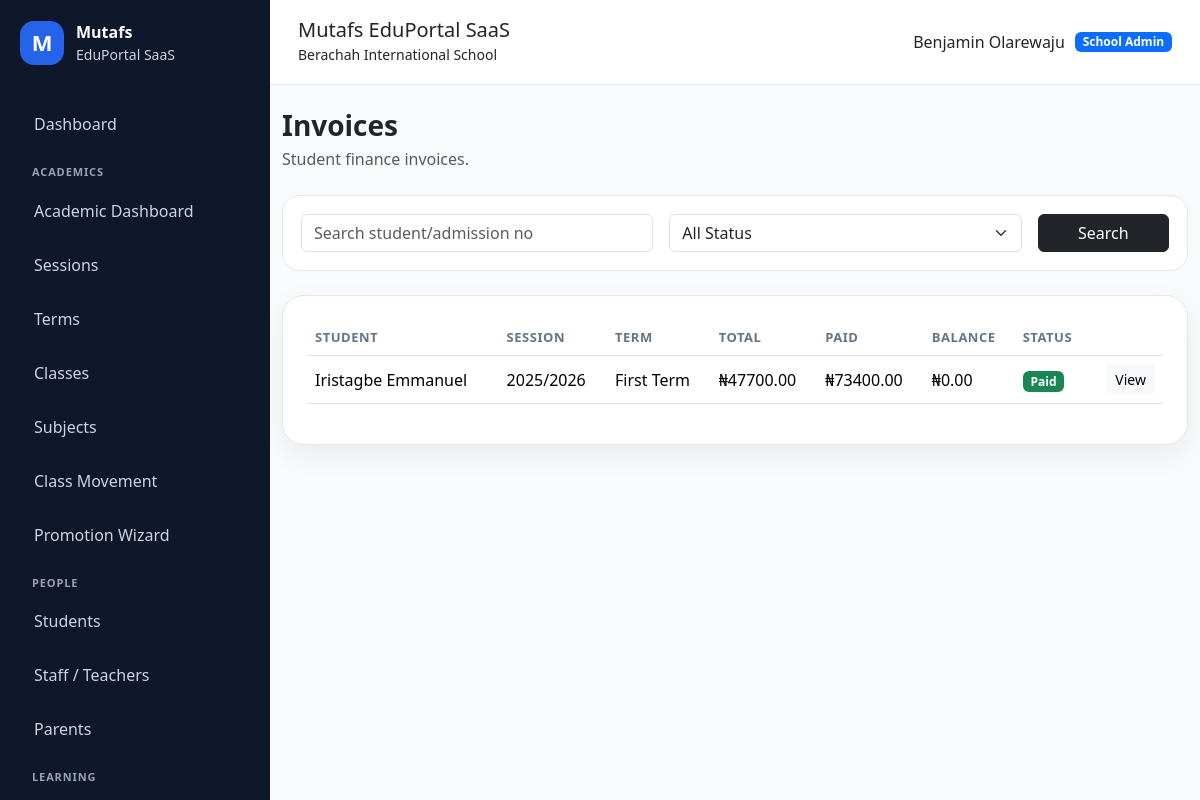
The page /finance/invoices/ (signed in) on the database its author committed.
### apps/schools/models.py (models this page shows, shortened)
class School(models.Model):
    class SubscriptionStatus(models.TextChoices):
        TRIAL = "TRIAL", "Trial"
        ACTIVE = "ACTIVE", "Active"
        EXPIRED = "EXPIRED", "Expired"
        SUSPENDED = "SUSPENDED", "Suspended"
    name = models.CharField(max_length=255)
    slug = models.SlugField(max_length=255, unique=True, db_index=True)
    portal_subpath = models.SlugField(
        max_length=255,
        unique=True,
        help_text="Public portal path, e.g. berachah-school",
    )
    code = models.CharField(max_length=50, unique=True, db_index=True)
    email = models.EmailField(blank=True)
    phone = models.CharField(max_length=30, blank=True)
    address = models.TextField(blank=True)
    logo = models.ImageField(upload_to="school_logos/", blank=True, null=True)
    result_stamp = models.ImageField(
        upload_to="school_stamps/",
        blank=True,
        null=True,
    )
    is_active = models.BooleanField(default=True)
    is_verified = models.BooleanField(default=False)
    subscription_status = models.CharField(
        max_length=20,
        choices=SubscriptionStatus.choices,
        default=SubscriptionStatus.TRIAL,
        db_index=True,
    )
    subscription_start_date = models.DateField(null=True, blank=True)
    subscription_end_date = models.DateField(null=True, blank=True)
    result_checker_enabled = models.BooleanField(default=True)
    cbt_enabled = models.BooleanField(default=True)
    finance_enabled = models.BooleanField(default=True)
    parent_portal_enabled = models.BooleanField(default=True)
    custom_domain = models.CharField(
        max_length=255,
        blank=True,
        db_index=True,
        help_text="Example: schoolname.com",
    )
    subdomain = models.SlugField(
        max_length=100,
        blank=True,
        db_index=True,
        help_text="Example: brightstar",
    )
    primary_color = models.CharField(
        max_length=20,
        default="#2563eb",
    )
    secondary_color = models.CharField(
        max_length=20,
        default="#0f172a",
    )
    accent_color = models.CharField(
        max_length=20,
        default="#22c55e",
    )
    maintenance_mode = models.BooleanField(default=False)
    maintenance_message = models.TextField(
        blank=True,
        default="This school portal is temporarily under maintenance.",
    )
    storage_limit_mb = models.PositiveIntegerField(default=500)
    allow_custom_branding = models.BooleanField(default=True)
    created_at = models.DateTimeField(auto_now_add=True)
    updated_at = models.DateTimeField(auto_now=True)
    class Meta:
        ordering = ["name"]
        indexes = [
            models.Index(fields=["slug"]),
            models.Index(fields=["portal_subpath"]),
            models.Index(fields=["subscription_status"]),
            models.Index(fields=["is_active"]),
        ]
    @property
    def is_subscription_expired(self):
        if not self.subscription_end_date:
            return False
        return timezone.localdate() > self.subscription_end_date

### apps/accounts/models.py (models this page shows, shortened)
class User(AbstractUser):
    class Role(models.TextChoices):
        SUPER_ADMIN = "SUPER_ADMIN", "Super Admin"
        SCHOOL_ADMIN = "SCHOOL_ADMIN", "School Admin"
        TEACHER = "TEACHER", "Teacher"
        STUDENT = "STUDENT", "Student"
        PARENT = "PARENT", "Parent/Guardian"
    email = models.EmailField(unique=True)
    role = models.CharField(
        max_length=30,
        choices=Role.choices,
        default=Role.STUDENT,
        db_index=True,
    )
    school = models.ForeignKey(
        "schools.School",
        on_delete=models.SET_NULL,
        null=True,
        blank=True,
        related_name="users",
    )
    phone = models.CharField(max_length=30, blank=True)
    profile_picture = models.ImageField(
        upload_to="profiles/",
        blank=True,
        null=True,
    )
    must_change_password = models.BooleanField(default=False)
    last_login_ip = models.GenericIPAddressField(null=True, blank=True)
    last_activity_at = models.DateTimeField(null=True, blank=True)
    failed_login_attempts = models.PositiveIntegerField(default=0)
    created_at = models.DateTimeField(auto_now_add=True)
    updated_at = models.DateTimeField(auto_now=True)
    REQUIRED_FIELDS = ["email"]
    class Meta:
        indexes = [
            models.Index(fields=["role"]),
            models.Index(fields=["school", "role"]),
            models.Index(fields=["email"]),
        ]
    @property
    def is_super_admin(self):
        return self.role == self.Role.SUPER_ADMIN
    @property
    def is_school_admin(self):
        return self.role == self.Role.SCHOOL_ADMIN
    @property
    def is_teacher(self):
        return self.role == self.Role.TEACHER
    @property
    def is_student(self):
        return self.role == self.Role.STUDENT
    @property
    def is_parent(self):
        return self.role == self.Role.PARENT

### apps/finance/models.py (models this page shows, shortened)
class StudentInvoice(models.Model):
    class Status(models.TextChoices):
        UNPAID = "UNPAID", "Unpaid"
        PARTIAL = "PARTIAL", "Partial"
        PAID = "PAID", "Paid"
    school = models.ForeignKey(
        "schools.School",
        on_delete=models.CASCADE,
        related_name="student_invoices",
    )
    student = models.ForeignKey(
        "students.StudentProfile",
        on_delete=models.CASCADE,
        related_name="invoices",
    )
    session = models.ForeignKey(
        "academics.AcademicSession",
        on_delete=models.CASCADE,
    )
    term = models.ForeignKey(
        "academics.AcademicTerm",
        on_delete=models.CASCADE,
    )
    generated_at = models.DateTimeField(auto_now_add=True)
    total_amount = models.DecimalField(
        max_digits=12,
        decimal_places=2,
        default=0,
    )
    amount_paid = models.DecimalField(
        max_digits=12,
        decimal_places=2,
        default=0,
    )
    balance = models.DecimalField(
        max_digits=12,
        decimal_places=2,
        default=0,
    )
    status = models.CharField(
        max_length=20,
        choices=Status.choices,
        default=Status.UNPAID,
    )
    generated_by = models.ForeignKey(
        settings.AUTH_USER_MODEL,
        on_delete=models.SET_NULL,
        null=True,
        blank=True,
    )
    class Meta:
        ordering = ["-generated_at"]

### apps/students/models.py (models this page shows, shortened)
class StudentProfile(models.Model):
    class Gender(models.TextChoices):
        MALE = "MALE", "Male"
        FEMALE = "FEMALE", "Female"
    class Status(models.TextChoices):
        ACTIVE = "ACTIVE", "Active"
        GRADUATED = "GRADUATED", "Graduated"
        TRANSFERRED = "TRANSFERRED", "Transferred"
        SUSPENDED = "SUSPENDED", "Suspended"
        WITHDRAWN = "WITHDRAWN", "Withdrawn"
    user = models.OneToOneField(
        settings.AUTH_USER_MODEL,
        on_delete=models.CASCADE,
        related_name="student_profile",
    )
    school = models.ForeignKey(
        "schools.School",
        on_delete=models.CASCADE,
        related_name="students",
    )
    current_class = models.ForeignKey(
        "academics.SchoolClass",
        on_delete=models.SET_NULL,
        null=True,
        blank=True,
        related_name="students",
    )
    admission_number = models.CharField(max_length=50, unique=True, db_index=True)
    passkey = models.CharField(max_length=20, unique=True, db_index=True)
    result_token = models.CharField(max_length=80, unique=True, blank=True, db_index=True)
    result_qr = models.ImageField(upload_to="result_qr_codes/", blank=True, null=True)
    surname = models.CharField(max_length=100, db_index=True)
    first_name = models.CharField(max_length=100)
    middle_name = models.CharField(max_length=100, blank=True)
    gender = models.CharField(max_length=10, choices=Gender.choices)
    date_of_birth = models.DateField(null=True, blank=True)
    passport = models.ImageField(upload_to="student_passports/", blank=True, null=True)
    guardian_name = models.CharField(max_length=150, blank=True)
    guardian_phone = models.CharField(max_length=30, blank=True)
    guardian_email = models.EmailField(blank=True)
    address = models.TextField(blank=True)
    status = models.CharField(max_length=20, choices=Status.choices, default=Status.ACTIVE)
    admission_date = models.DateField(default=timezone.localdate)
    created_at = models.DateTimeField(auto_now_add=True)
    updated_at = models.DateTimeField(auto_now=True)
    class Meta:
        ordering = ["surname", "first_name"]
        indexes = [
            models.Index(fields=["school", "current_class"]),
            models.Index(fields=["school", "status"]),
            models.Index(fields=["surname"]),
            models.Index(fields=["admission_number"]),
            models.Index(fields=["passkey"]),
        ]

### apps/academics/models.py (models this page shows, shortened)
class AcademicSession(models.Model):
    school = models.ForeignKey(
        "schools.School",
        on_delete=models.CASCADE,
        related_name="academic_sessions",
    )
    name = models.CharField(max_length=50)
    start_date = models.DateField(null=True, blank=True)
    end_date = models.DateField(null=True, blank=True)
    is_current = models.BooleanField(default=False)
    is_closed = models.BooleanField(default=False)
    closed_at = models.DateTimeField(null=True, blank=True)
    created_at = models.DateTimeField(auto_now_add=True)
    class Meta:
        ordering = ["-start_date", "-created_at"]
        unique_together = ("school", "name")

class AcademicTerm(models.Model):
    class TermName(models.TextChoices):
        FIRST = "FIRST", "First Term"
        SECOND = "SECOND", "Second Term"
        THIRD = "THIRD", "Third Term"
    school = models.ForeignKey(
        "schools.School",
        on_delete=models.CASCADE,
        related_name="academic_terms",
    )
    session = models.ForeignKey(
        AcademicSession,
        on_delete=models.CASCADE,
        related_name="terms",
    )
    name = models.CharField(max_length=20, choices=TermName.choices)
    start_date = models.DateField(null=True, blank=True)
    end_date = models.DateField(null=True, blank=True)
    is_current = models.BooleanField(default=False)
    is_closed = models.BooleanField(default=False)
    closed_at = models.DateTimeField(null=True, blank=True)
    created_at = models.DateTimeField(auto_now_add=True)
    class Meta:
        ordering = ["session", "name"]
        unique_together = ("school", "session", "name")

### apps/finance/views.py (the view)
# urls.py: path("invoices/", views.invoice_list, name="invoice_list"),
@login_required
@role_required(User.Role.SCHOOL_ADMIN)
def invoice_list(request):
    school = current_school(request)
    query = request.GET.get("q", "").strip()
    status = request.GET.get("status", "").strip()
    invoices = StudentInvoice.objects.filter(
        school=school
    ).select_related(
        "student",
        "student__user",
        "session",
        "term",
    )
    if query:
        invoices = invoices.filter(
            Q(student__user__first_name__icontains=query)
            | Q(student__user__last_name__icontains=query)
            | Q(student__admission_number__icontains=query)
        )
    if status:
        invoices = invoices.filter(status=status)
    return render(request, "finance/invoice_list.html", {
        "invoices": invoices,
        "query": query,
        "status": status,
        "statuses": StudentInvoice.Status.choices,
    })

### templates/finance/invoice_list.html (shortened to what this page needs)
{% extends "base.html" %}
{% block content %}
<div class="d-flex justify-content-between align-items-center mb-4">
    <div>
        <h3 class="fw-bold mb-1">Invoices</h3>
        <p class="text-muted mb-0">
            Student finance invoices.
        </p>
    </div>
</div>
<div class="filter-card mb-4">
    <form method="get" class="row g-3">
        <div class="col-md-5">
            <input type="text"
                   name="q"
                   value="{{ query }}"
                   class="form-control"
                   placeholder="Search student/admission no">
        </div>
        <div class="col-md-5">
            <select name="status" class="form-select">
                <option value="">All Status</option>
            </select>
        </div>
        <div class="col-md-2 d-grid">
            <button class="btn btn-dark">
                Search
            </button>
        </div>
    </form>
</div>
<div class="content-card">
    <div class="table-responsive">
        <table class="table align-middle">
            <thead>
                <tr>
                    <th>Student</th>
                    <th>Session</th>
                    <th>Term</th>
                    <th>Total</th>
                    <th>Paid</th>
                    <th>Balance</th>
                    <th>Status</th>
                    <th></th>
                </tr>
            </thead>
            <tbody>
                {% for invoice in invoices %}
                    <tr>
                        <td>
                            {{ invoice.student.user.get_full_name }}
                        </td>
                        <td>
                            {{ invoice.session.name }}
                        </td>
                        <td>
                            {{ invoice.term.get_name_display }}
                        </td>
                        <td>
                            ₦{{ invoice.total_amount }}
                        </td>
                        <td>
                            ₦{{ invoice.amount_paid }}
                        </td>
                        <td>
                            ₦{{ invoice.balance }}
                        </td>
                        <td>
                            {% if invoice.status == "PAID" %}
                                <span class="badge bg-success">
                                    Paid
                                </span>
                            {% elif invoice.status == "PARTIAL" %}
                                <span class="badge bg-warning text-dark">
                                    Partial
                                </span>
                            {% else %}
                                <span class="badge bg-danger">
                                    Unpaid
                                </span>
                            {% endif %}
                        </td>
                        <td class="text-end">
                            <a href="{% url 'invoice_detail' invoice.pk %}"
                               class="btn btn-sm btn-light">
                                View
                            </a>
                        </td>
                    </tr>
                {% endfor %}
            </tbody>
        </table>
    </div>
</div>
{% endblock %}

### templates/partials/navbar.html
<header class="topbar">
    <div>
        <h5 class="mb-0">{{ APP_NAME }}</h5>
        {% if current_school %}
            <small>{{ current_school.name }}</small>
        {% else %}
            <small>{{ COMPANY_NAME }}</small>
        {% endif %}
    </div>
    <div class="topbar-user">
        {% if request.user.is_authenticated %}
            <span>{{ request.user.get_full_name|default:request.user.username }}</span>
            <span class="badge bg-primary">{{ request.user.get_role_display }}</span>
        {% endif %}
    </div>
</header>

### rows shown on the page
School: name "Berachah International School"
User: user.get_full_name "Benjamin Olarewaju", user.role "School Admin"
StudentInvoice: student.user.get_full_name "Iristagbe Emmanuel", session.name "2025/2026", term.name "First Term", total_amount "47700.00", amount_paid "73400.00", balance "0.00", status "Paid"

### other values the page prints
{{ APP_NAME }} "Mutafs EduPortal SaaS"
